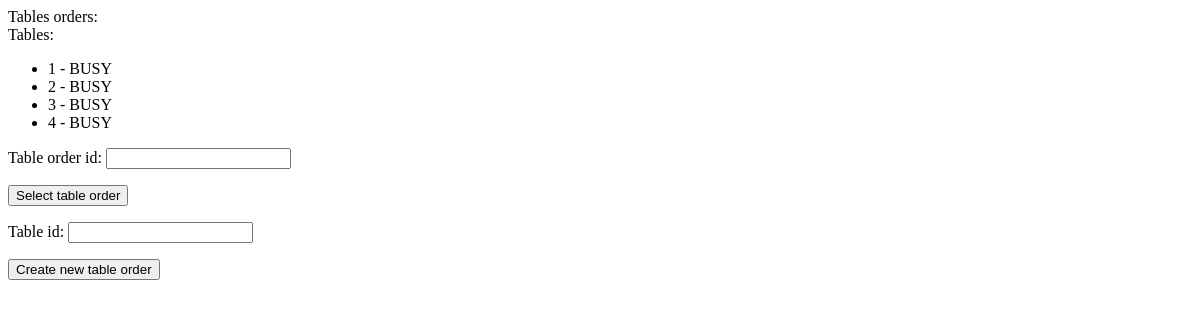
The page /table_orders/ on the database as committed earlier.
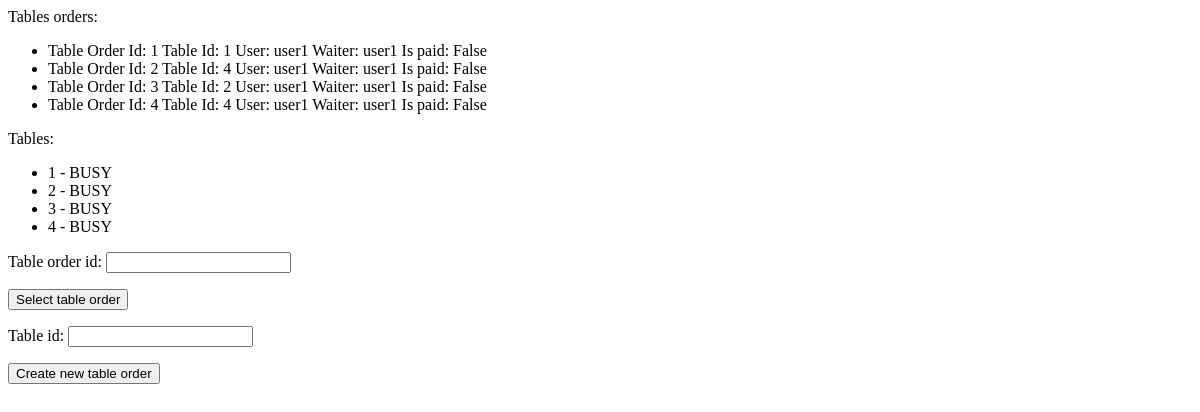
The same page on the database as committed later.
### tables_layout/models.py (models this page shows)
class Table(models.Model):
    States = (
        ("BUSY", "busy"),
        ("FREE", "free"),
        ("RESERVED", "reserved"),
    )
    id = models.IntegerField(primary_key=True)
    state = models.CharField(max_length=8,
                             choices=States,
                             default="BUSY")
    def __str__(self):
        return f"{self.pk} - {self.state}"

### login/models.py (models this page shows)
class Table_Order(models.Model):
    table_id = models.ForeignKey(tableModel.Table, on_delete= models.SET_NULL, null= True)
    user_id = models.ForeignKey(CustomUser, on_delete= models.SET_NULL, null= True, related_name='user')
    waiter_id = models.ForeignKey(CustomUser, on_delete= models.SET_NULL, null= True, related_name='waiter')
    is_paid = models.BooleanField(default= False)

class CustomUser(AbstractUser):
    Roles = (
        ("GUEST", "guest"),
        ("WAITER", "waiter"),
        ("KITCHEN", "kitchen"),
        ("BAR", "bar"),
        ("MANAGER", "manager"),
    )
    'GUEST WAITER KITCHEN BAR MANAGER'
    name = models.CharField(max_length=200, default="")
    surname = models.CharField(max_length=200, default="")
    point_number = models.IntegerField(default=0)
    role = models.CharField(max_length=10, choices=Roles, default='GUEST')

### table_orders/views.py (the view)
# urls.py: path('table_orders/', include('table_orders.urls'))
def table_orders(request):
    tables = Table.objects.all
    tablesOrders = Table_Order.objects.all().filter(is_paid = False)
    selectTableOrder = SelectTableOrderForm(request.POST or None)
    createNewTableOrder = CreateNewTableOrder(request.POST or None)
    request.session.flush()
    return render(request, 'table_orders/active_table_orders.html', {'tables': tables, 'table_orders': tablesOrders, 'createNewTableOrder':createNewTableOrder,  'selectTableOrder':selectTableOrder})

### table_orders/forms.py
class CreateNewTableOrder(forms.Form):
    table_id = forms.IntegerField()

class SelectTableOrderForm(forms.Form):
    table_order_id = forms.IntegerField()

### table_orders/templates/table_orders/active_table_orders.html (shortened to what this page needs)
<div>Tables orders:</div>
{% if table_orders %}
    <ul>
    {% for table_order in table_orders %}
        <li>Table Order Id: {{ table_order.id }} Table Id: {{table_order.table_id.id}} User: {{table_order.user_id}} Waiter: {{table_order.waiter_id}} Is paid: {{table_order.is_paid}}</a></li>
    {% endfor %}
    </ul>
    {% endif %}
<div>Tables:</div>
    {% if tables %}
        <ul>
        {% for table in tables %}
            <li>{{ table }} </a></li>
        {% endfor %}
        </ul>
        {% endif %}
<form action="{% url 'select_table_order' %}" method="POST">
    {{ selectTableOrder.as_p }}
    <input type="Submit"  value="Select table order"/>
</form>
<form action="{% url 'create_table_order' %}" method="POST">
    {{ createNewTableOrder.as_p }}
    <input type="Submit" value="Create new table order"/>
</form>

Rows that differ between the two databases and show on the page:
added Table_Order: id "1", table_id.id "1", user_id "user1", waiter_id "user1", is_paid "False"
added Table_Order: id "2", table_id.id "4", user_id "user1", waiter_id "user1", is_paid "False"
added Table_Order: id "3", table_id.id "2", user_id "user1", waiter_id "user1", is_paid "False"
added Table_Order: id "4", table_id.id "4", user_id "user1", waiter_id "user1", is_paid "False"
